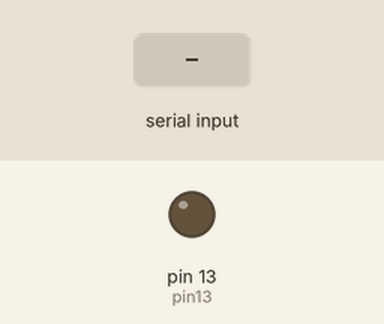
This sketch was run on a simulated Arduino Uno, built with avr-gcc and run on an emulated ATmega328P. On the bench: output pins drawn as LEDs (lit = HIGH). The inputs (shaded band) are chosen by the test bench. What the sketch prints to the serial monitor is not drawn.

Above: at 1.2 s.
1.3 s: "1" received over Serial
At 2.8 s:
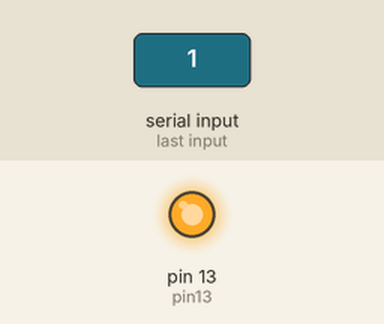
Timing chart, 0 to 4.3 s (numbered marks = the images above; inputs shaded):
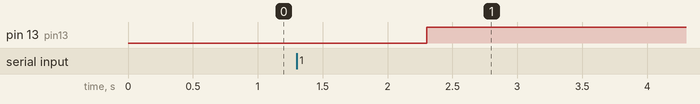

Measured:
- after the input at 1.3 s, pin 13 (pin13): LOW → HIGH after 1.0 s

The sketch:

ardulinlkComTest.ino
```cpp
#include <SoftwareSerial.h>

String incoming;

int pin13 = 13;

char tmp;


String inputString = "";         // a string to hold incoming data (this is general code you can reuse)
boolean stringComplete = false;  // whether the string is complete (this is general code you can reuse)


void setup()
{
  Serial.begin(9600);
  Serial.println("Begin");

  pinMode(pin13, OUTPUT);
  digitalWrite(pin13, LOW);
}

void loop()
{
  /*
  while (Serial.available() && !stringComplete) {
     // get the new byte:
    char inChar = (char)Serial.read();
    // add it to the inputString:
    Serial.println(inChar);
    inputString += inChar;
    // if the incoming character is a newline, set a flag
    // so the main loop can do something about it:
    if (inChar == '\n') {
      stringComplete = true;
    }
  }


   if (stringComplete) {
      digitalWrite(pin13, HIGH);
      Serial.println("OK");
      char tmp = inputString.charAt(0);
      if(tmp >= 0 && tmp <= 255) { // OK is a message I know (this is general code you can reuse)

      }
    }

  */

  while (Serial.available() > 0)
  {
    incoming = Serial.readString();
    tmp = inputString.charAt(0);
    //incoming = incoming.substring(0,2);

    if (tmp == 0)
    {
      digitalWrite(pin13, HIGH);
    }

/*
    if (incoming.startsWith("alp://"))
    {
      digitalWrite(pin13, HIGH);

      Serial.write("OK");
      Serial.write(255);
      Serial.flush();
    }
    else
    {
      //digitalWrite(pin13, HIGH);
      Serial.write("Not OK");
      Serial.write(255);
      Serial.flush();
    }
    */
  }


}
```
